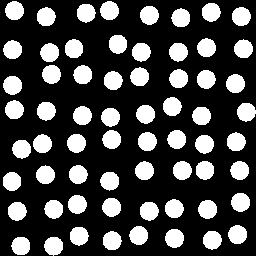
#> input picture resources/patterns/existing/03_round_spots.png, 256 x 256 px; its folder holds only this picture in this run
$ python pattern_similarity.py ../resources/patterns/existing
#> lines starting #> are read from the running program, lines starting #| are printed output that depends on the picture; after the words box and inside, x2 and y2 are one past the last pixel; in counts of white or black regions, pixels touching at a corner belong together
### tools/tile_seam_check.py
#!/usr/bin/env python3
"""BD-1034: does a pattern tile really repeat without a visible seam? Do not trust the generator.

  python tools/tile_seam_check.py resources/patterns/candidates
  python tools/tile_seam_check.py resources/patterns/candidates --repair resources/patterns/candidates-fixed \
        --fail-sheet fails.png --json seams.json

1. SEAM NUMBERS (per tile, per direction, after a threshold to pure black and white). Put the tile next
   to a copy of itself: the last column then touches the first column (and the bottom row the top row).
   EDGE test: pixels that differ across that wrap line, divided by the pixels that differ across the
   roughest ordinary pair of neighbouring columns (rows) inside the tile; (x + 0.01) on both sides so
   a blank tile gives 1. Stripes have full-height edges every few pixels, so a wrap that lands on a
   stripe edge is fine (ratio 1); a dot or blob cut in two is not (ratio 3 and up).
   CONTEXT test: the strip that crosses the seam (W/2 columns from each side, W = width/4) is matched
   against every other strip of the tile; ordinary strips get the same treatment; ratio = best match
   over the median ordinary best match. Catches what one column cannot: a stripe that comes out too
   wide, a pattern that repeats with the wrong spacing.
   Reported as H (left/right) and V (top/bottom) = the worse of the edge ratio and the context ratio
   divided by 2 (the details are kept in the json: edge_H, ctx_H ...). 1.0 = the seam looks like any
   other place in the tile. PASS when both H and V are at most THRESHOLD (1.25).
   CROP SHIFT: cutting a sheet can leave one or two stray pixels at an edge. The test is repeated after
   trimming 0 to 2 pixels off each side and the best trim is reported ("H0.9@1,2" = ratio 0.9 after
   removing 1 px left and 2 px right). A tile that only passes after a trim is PASS-SHIFT (fixable).
   Everything else is FAIL.
2. PICTURE TEST (--fail-sheet): a 3 x 3 repeat of every FAILED tile with the wrap lines drawn faintly,
   on one sheet with a letter and number ruler (tools/label_grid_sheet.py), so a person can see the seam.
3. REPAIR (--repair OUTDIR): for PASS-SHIFT and FAIL tiles it tries, in this order of trust: trim the
   stray pixels; crop to the largest window that repeats cleanly (period crop); mirror the tile 2 x 2
   (always seamless, twice as big, flips the shapes, so directional patterns change); last resort slide
   by half a tile and cross-fade the new centre (blend, can crumble shapes). The first method whose result
   still looks like the same kind of pattern wins; a result that adds or removes more than about a third
   of the outline is rejected. The repaired copy is written to OUTDIR with the same name (the original is
   never touched), the test is run on it again, and two numbers say how close it still is to the original:
   "kind" (same size of shapes and amount of ink, 0..1) and "layout" (shapes in the same places, -1..1).
   Words: SAME (kind 0.90+ and layout 0.70+), SAME-KIND (new layout) (kind 0.90+, shapes moved: mirror and
   blend always do that), SIMILAR (kind 0.75+), CHANGED. --repair-sheet shows before | after, judge by eye.
WHAT THIS CANNOT SEE: how the tile lands on the dino's UV islands. A perfect tile still shows seams where
two UV islands meet; that is checked in Studio (BD-1034 part 2).
Needs Pillow and numpy only.
"""
from __future__ import annotations

import argparse
import json
import os
import sys
from typing import Dict, List, Optional, Tuple

import numpy as np
from PIL import Image, ImageDraw, ImageFont

THRESHOLD = 1.25
CTX_SCALE = 2.0  # a context ratio of THRESHOLD * CTX_SCALE counts as much as an edge ratio of THRESHOLD
EPS = 0.01
MAX_SHIFT = 2


# --------------------------------------------------------------------------------------------
# edge test and context test (horizontal direction; the vertical one is the same on the turned tile)


def _ratio(wrap: float, inner: float) -> float:
    return (wrap + EPS) / (inner + EPS)


def edge_ratio_x(t: np.ndarray) -> float:
    """Left/right wrap: mismatch of the last column against the first, over the mismatch of the roughest
    ordinary pair of neighbouring columns inside the tile. 1.0 or less = the wrap line is no rougher than
    any line the tile has anyway (stripes have a full-height edge every few pixels, so the wrap may too)."""
    a = t.astype(np.int8)
    inner = float(np.abs(np.diff(a, axis=1)).mean(axis=0).max())
    wrap = float(np.abs(a[:, 0] - a[:, -1]).mean())
    return _ratio(wrap, inner)


def context_ratio_x(t: np.ndarray) -> float:
    """Left/right wrap, looking further than one column. The strip that crosses the seam (the right
    W/2 columns followed by the left W/2 columns, W = 1/4 of the width) is compared with every other
    strip of the tile that does not overlap it; the best match is its distance d. Every ordinary strip
    gets the same treatment; ratio = d over the median ordinary distance. A tile that repeats has a
    crossing strip that matches somewhere (stripes, dots, bricks); a stripe that comes out too wide
    or a dot cut in two does not. Catches what the one-column test cannot see."""
    n = t.shape[1]
    w = max(8, (n // 4) // 2 * 2)
    if n < 3 * w:
        return 1.0
    f = t.astype(np.float32)
    strips = np.stack([f[:, p:p + w].ravel() for p in range(n - w + 1)])
    size = strips.shape[1]
    mism = (strips @ (1 - strips).T + (1 - strips) @ strips.T) / size
    pos = np.arange(n - w + 1)
    mism[np.abs(pos[:, None] - pos[None, :]) < w] = np.inf
    base = float(np.median(mism.min(axis=1)))
    cross = np.hstack([f[:, n - w // 2:], f[:, :w // 2]]).ravel()
    ok = (pos >= w // 2) & (pos + w <= n - w // 2)
    d = float(((cross @ (1 - strips[ok]).T + (1 - cross) @ strips[ok].T) / size).min())
    return _ratio(d, base)


def seam_x(t: np.ndarray, context: bool = True) -> Tuple[float, float, float]:
    """(combined, edge, context): combined is the worse of the edge ratio and the context ratio / CTX_SCALE.
    context=False (edge test only) is for mirror tiles, which are seamless by construction: their wrap line is
    a mirror line, which the strip matching would wrongly read as a seam (the two mirror lines differ)."""
    e = edge_ratio_x(t)
    c = context_ratio_x(t) if context else 1.0
    return max(e, c / CTX_SCALE), e, c


def edge_ratios(t: np.ndarray) -> Tuple[float, float]:
    """(H, V) combined ratio for a bool tile exactly as given (no trim)."""
    return seam_x(t)[0], seam_x(t.T)[0]


def _best_trim(t: np.ndarray, max_shift: int, context: bool = True) -> Tuple[float, Tuple[int, int]]:
    """Best combined ratio over trims of 0..max_shift pixels off the left and right (cheap edge test first,
    the context test only where the edge test already passes)."""
    n = t.shape[1]
    best = (seam_x(t, context)[0], (0, 0))
    for p in range(max_shift + 1):
        for q in range(max_shift + 1):
            if (p, q) == (0, 0) or n - p - q < 16:
                continue
            sub = t[:, p:n - q]
            if edge_ratio_x(sub) > best[0] and edge_ratio_x(sub) > THRESHOLD:
                continue
            c = seam_x(sub, context)[0]
            if c < best[0] - 1e-9:
                best = (c, (p, q))
    return best


def analyze(tile: np.ndarray, threshold: float = THRESHOLD, max_shift: int = MAX_SHIFT, context: bool = True) -> Dict:
    """Seam numbers for one tile (bool array, True = white). H = left/right, V = top/bottom."""
    h0, eh, ch = seam_x(tile, context)
    v0, ev, cv = seam_x(tile.T, context)
    best_h = _best_trim(tile, max_shift, context) if max_shift else (h0, (0, 0))
    best_v = _best_trim(tile.T, max_shift, context) if max_shift else (v0, (0, 0))
    ok0 = h0 <= threshold and v0 <= threshold
    ok_shift = best_h[0] <= threshold and best_v[0] <= threshold
    status = "PASS" if ok0 else ("PASS-SHIFT" if ok_shift else "FAIL")
    return {
        "H": round(h0, 2), "V": round(v0, 2),
        "edge_H": round(eh, 2), "edge_V": round(ev, 2), "ctx_H": round(ch, 2), "ctx_V": round(cv, 2),
        "H_best": round(best_h[0], 2), "H_trim": best_h[1],
        "V_best": round(best_v[0], 2), "V_trim": best_v[1],
        "status": status,
    }


def label(a: Dict) -> str:
    """Short text for a contact sheet: 'H0.9 V1.1 PASS'."""
    return "H%.1f V%.1f %s" % (a["H"], a["V"], a["status"])


# --------------------------------------------------------------------------------------------
# helpers shared with the repair step


def to_bool(img: Image.Image) -> np.ndarray:
    return np.array(img.convert("L")) >= 128


def resize_bool(t: np.ndarray, n: int) -> np.ndarray:
    im = Image.fromarray(t.astype(np.uint8) * 255).resize((n, n), Image.LANCZOS)
    return np.array(im) >= 128


def _small(t: np.ndarray, n: int = 16) -> np.ndarray:
    im = Image.fromarray(t.astype(np.uint8) * 255).resize((n, n), Image.BOX)
    return np.array(im).astype(np.float32) / 255.0


# [41 lines left out: functions layout_alike, _radial, texture_alike, look_word, not called in this run]


# --------------------------------------------------------------------------------------------
# repair


def _trim(t: np.ndarray, a: Dict) -> np.ndarray:
    (hp, hq), (vp, vq) = a["H_trim"], a["V_trim"]
    return t[vp:t.shape[0] - vq, hp:t.shape[1] - hq]


# [29 lines left out: functions _period_crop, _blend, not called in this run]


def _mirror(t: np.ndarray) -> np.ndarray:
    top = np.hstack([t, np.fliplr(t)])
    return np.vstack([top, np.flipud(top)])


# [197 lines left out: functions edge_density, repair, _font, preview3, fail_sheet, repair_sheet and 2 more, not called in this run]


# [2 lines that do not run on import are left out]

### tools/pattern_similarity.py
#!/usr/bin/env python3
"""BD-1034: how different are the pattern tiles, at the size a player really sees?

Reads folders of square black-and-white tiles (white = colour 2, black = colour 1, as the dino pattern
masks define it), shrinks them to 16 x 16 and 32 x 32, also tiles each 3 x 3 and shrinks that, and
compares every pair. A pair is "the same" when one tile, turned or flipped (8 ways) and slid
sideways (tiles repeat, so a slide does not make a new pattern), looks like the other.

  python tools/pattern_similarity.py resources/patterns/candidates --fixed resources/patterns/candidates-fixed       --existing resources/patterns/existing --threshold 0.75 --sheet contact.png --expect-cluster a-A2,a-D3,a-D4

What it prints
  * one row per tile: white share, how grey it gets at 16 px, how busy it is, nearest other tile, similarity to
    it, distinctiveness (0 to 100, higher = more different), seam numbers (tools/tile_seam_check.py) and flags.
  * pairs above the threshold (near-duplicates) and the clusters they form, and the same-look-at-another-size
    pairs ("scale": tile A packed 2 or 3 times denser looks like tile B; size is a free setting on the dino,
    so dots that only differ in size count as one idea).
  * with --select: a greedy shortlist (best first) of tiles that are clean (no flag, seam PASS) and different
    from everything already picked (pair by pair, not by chain), existing patterns first.
  * --owner-groups FILE: tiles the owner says look alike (resources/patterns/owner-groups.json). The machine
    numbers are printed first, then the owner's groups are applied: the owner wins, one tile per group.
  * --expect-cluster A,B,C: checks that the named tiles land in ONE cluster (the owner looked at the first sheet
    and said a-A2, a-D3 and a-D4 look alike; the tool has to agree).
  * --fixed DIR: a tile that has a same-named file there (from tile_seam_check --repair) is used instead.
Flags: EMPTY/FULL (almost one colour, vanishes small), GREY (turns to grey mush at 16 px),
BUSY (as busy as random noise at 16 px), SEAM (does not repeat cleanly: not PASS in the seam test),
BLEND-FIX (the seam was only fixed by the cross-fade, which can crumble shapes; needs a better source tile).
Tile names are sheet letter + column letter + row number: a-D3 = first sheet, column D, row 3.
Needs Pillow and numpy only. Exit code 0 always (it is a report, not a gate).
"""
from __future__ import annotations

import argparse
import json
import os
import sys
from typing import Dict, List, Optional, Tuple

import numpy as np
from PIL import Image, ImageDraw, ImageFont

sys.path.insert(0, os.path.dirname(os.path.abspath(__file__)))
import tile_seam_check as tsc  # noqa: E402

SMALL = 16
MEDIUM = 32
BASE = 96  # working size before the final shrink (divisible by 2, 3, 16, 32)

# ---------------------------------------------------------------------------------------------
# loading and resampling


def load_tile(path: str) -> np.ndarray:
    """Square bool array, True = white. Anything not square is centre-cropped to a square."""
    im = Image.open(path).convert("L")
    w, h = im.size
    if w != h:
        s = min(w, h)
        im = im.crop(((w - s) // 2, (h - s) // 2, (w - s) // 2 + s, (h - s) // 2 + s))
    return np.array(im) >= 128


def load_folder(folder: str) -> List[Tuple[str, np.ndarray]]:
    out = []
    for name in sorted(os.listdir(folder)):
        if name.lower().endswith(".png"):
            out.append((os.path.splitext(name)[0], load_tile(os.path.join(folder, name))))
    return out


def shrink(arr: np.ndarray, n: int) -> np.ndarray:
    """Area-average a bool/float array to n x n floats in 0..1 (what a small render would show)."""
    img = Image.fromarray((arr.astype(np.float32) * 255).astype(np.uint8))
    return np.array(img.resize((n, n), Image.BOX)).astype(np.float32) / 255.0


def tiled(arr: np.ndarray, k: int) -> np.ndarray:
    return np.tile(arr, (k, k))


# [7 lines left out: function d4, not called in this run]


FEEL_SCALE = 1.4  # distance in "feel" units that counts as completely different (distance 0.35 = look-alike 0.75)


def _feel(s: np.ndarray) -> np.ndarray:
    """What a tile feels like at 32 px, wherever its shapes sit and however they are turned: how much ink,
    how much contrast is left, how busy, and how the detail is spread over fine / medium / coarse sizes.
    Waves and a zig-zag, both fine two-colour lines, come out nearly the same; dots and bands do not."""
    n = s.shape[0]
    f = np.abs(np.fft.fft2(s - s.mean())) ** 2
    yy, xx = np.indices(f.shape)
    r = np.sqrt(np.minimum(xx, n - xx) ** 2 + np.minimum(yy, n - yy) ** 2)
    edges = [0.5, 2, 4, 7, 11, 17]
    bins = np.array([f[(r >= a) & (r < b)].sum() for a, b in zip(edges[:-1], edges[1:])])
    prof = bins / (bins.sum() + 1e-9)
    b = s >= 0.5
    busy = ((b != np.roll(b, 1, 0)).mean() + (b != np.roll(b, 1, 1)).mean()) / 2
    return np.concatenate([[s.mean(), s.std() * 1.5, busy], prof])


class Features:
    """Everything the comparison needs for one tile, computed once."""

    def __init__(self, name: str, tile: np.ndarray, existing: bool = False, fixed: Optional[str] = None, raw_status: str = "", basis: Optional[np.ndarray] = None):
        self.name = name
        self.existing = existing
        self.fixed = fixed  # True when this is a repaired copy
        self.raw_status = raw_status
        self.tile = tile  # what is shown and seam-tested
        # A mirror repair is twice as big with every shape half the size; judge looks (shape, feel, grey, busy) on the
        # original tile so the repair does not count as a different, finer pattern. `basis` is that original.
        look = basis if basis is not None else tile
        base = shrink(look, BASE)
        self.base = base
        self.s16 = shrink(look, SMALL)
        self.s32 = shrink(look, MEDIUM)
        self.t3 = shrink(tiled(base, 3), 3 * SMALL)  # 3 x 3 tiling, 16 px per tile
        self.dense = {k: shrink(tiled(base, k), MEDIUM) for k in (2, 3)}
        self.white = float(look.mean())
        self.seam = None if existing else tsc.analyze(tile, context=(fixed != "mirror"))  # mirror tiles: edge test only
        b16 = self.s16 >= 0.5
        self.white16 = float(b16.mean())
        self.grey16 = float(((self.s16 > 0.25) & (self.s16 < 0.75)).mean())
        # busyness: share of neighbouring pixel pairs (wrapping, since tiles repeat) that differ
        self.busy16 = float(((b16 != np.roll(b16, 1, 0)).mean() + (b16 != np.roll(b16, 1, 1)).mean()) / 2)
        self.feel = _feel(self.s32)
        self.flags: List[str] = []
        self._ffts: Dict[Tuple[str, int], np.ndarray] = {}

    # [11 lines left out: function variants_fft, not called in this run]


# ---------------------------------------------------------------------------------------------
# per-tile checks (the seam test itself lives in tile_seam_check.py)


def tile_flags(f: Features) -> List[str]:
    out = []
    minority = min(f.white, 1 - f.white)
    minority16 = min(f.white16, 1 - f.white16)
    if minority < 0.08 or minority16 < 0.05:
        out.append("EMPTY" if f.white < 0.5 else "FULL")
    if f.grey16 > 0.45:
        out.append("GREY")
    if f.busy16 > 0.45:
        out.append("BUSY")
    if f.seam is not None and f.seam["status"] != "PASS":
        out.append("SEAM")
    if f.fixed == "blend":  # the cross-fade repair crumbles shapes: look at it by eye before trusting it
        out.append("BLEND-FIX")
    return out


# ---------------------------------------------------------------------------------------------
# similarity


# [53 lines left out: functions _best, _best_arr, pair_scores, compare_all, not called in this run]


def build(folders: List[str], existing_folders: List[str], fixed_folders: Optional[List[str]] = None) -> List[Features]:
    feats = []
    for folder in existing_folders:
        for name, t in load_folder(folder):
            feats.append(Features("E:" + name, t, existing=True))
    fixed, methods = {}, {}
    for folder in fixed_folders or []:
        for name, t in load_folder(folder):
            fixed[name] = t
        rp = os.path.join(folder, "repairs.json")
        if os.path.exists(rp):
            with open(rp) as fh:
                methods.update({k: v["method"] for k, v in json.load(fh).items()})
    for folder in folders:
        for name, t in load_folder(folder):
#> in load_tile, im is the input picture: PIL image 256x256 L; 27.5% white; 64 white regions, largest, box (x1, y1, x2, y2) and area: (3, 76, 22, 95) 286, (138, 132, 157, 151) 286, (231, 193, 250, 212) 286
            if name in fixed:
                m = methods.get(name, "repaired")
                feats.append(Features(name, fixed[name], fixed=m, raw_status=tsc.analyze(t)["status"], basis=t if m == "mirror" else None))
            else:
                feats.append(Features(name, t))
#> in __init__, `self.name = name`: self.name = '03_round_spots'
#> call 2 of tiled, with k = 2
#> in tiled (call 2), `return np.tile(arr, (k, k))`:
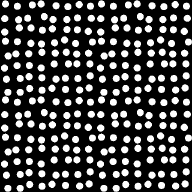
#> returned value: shape (192, 192) float32; min 0, max 1, mean 0.275
#> in shrink (call 6), `return np.array(img.resize((n, n), Image.BOX)).astype(np.float32) / 25..`:
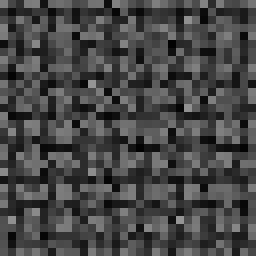
#> returned value: shape (32, 32) float32 (shown 8 times larger); min 0.00784, max 0.584, mean 0.275
#> in __init__, `self.dense = {k: shrink(tiled(base, k), MEDIUM) for k in (2, 3)}`: self.dense = 2 items
#> in __init__, `self.white = float(look.mean())`: self.white = 0.275
#> in edge_ratio_x, `inner = float(np.abs(np.diff(a, axis=1)).mean(axis=0).max())`: inner = 0.0977
#> in edge_ratio_x, `wrap = float(np.abs(a[:, 0] - a[:, -1]).mean())`: wrap = 0.0156
#> in seam_x, `e = edge_ratio_x(t)`: e = 0.238
#> in context_ratio_x, `mism[np.abs(pos[:, None] - pos[None, :]) < w] = np.inf`:
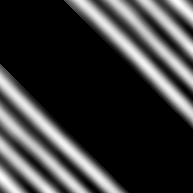
#> mism: shape (193, 193) float32; 54.98% of the values are NaN or infinite; the others: min 0.196, max 0.455, mean 0.327; drawn with min black, max white, NaN and infinite black
#> in context_ratio_x, `base = float(np.median(mism.min(axis=1)))`: base = 0.21
#> in context_ratio_x, `cross = np.hstack([f[:, n - w // 2:], f[:, :w // 2]]).ravel()`: cross = 16384 values, max 1 at index 108, min 0 at index 0, mean 0.275
#> in context_ratio_x, `d = float(((cross @ (1 - strips[ok]).T + (1 - cross) @ strips[ok].T) /..`: d = 0.21
#> in seam_x, `c = context_ratio_x(t) if context else 1.0`: c = 1
#> in analyze, `h0, eh, ch = seam_x(tile, context)`: h0 = 0.5; eh = 0.238; ch = 1
#> in context_ratio_x (call 2), `mism[np.abs(pos[:, None] - pos[None, :]) < w] = np.inf`:
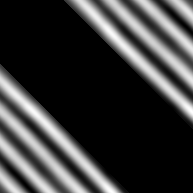
#> mism: shape (193, 193) float32; 54.98% of the values are NaN or infinite; the others: min 0.201, max 0.457, mean 0.329; drawn with min black, max white, NaN and infinite black
#> in context_ratio_x (call 2), `base = float(np.median(mism.min(axis=1)))`: base = 0.216
#> in context_ratio_x (call 2), `cross = np.hstack([f[:, n - w // 2:], f[:, :w // 2]]).ravel()`: cross = 16384 values, max 1 at index 360, min 0 at index 0, mean 0.275
#> in context_ratio_x (call 2), `d = float(((cross @ (1 - strips[ok]).T + (1 - cross) @ strips[ok].T) /..`: d = 0.225
#> in analyze, `v0, ev, cv = seam_x(tile.T, context)`: v0 = 0.519; ev = 0.12; cv = 1.04
#> in _best_trim, `best = (seam_x(t, context)[0], (0, 0))`: best = (0.5, (0, 0))
#> after the loop in _best_trim, `for p in range(max_shift + 1):`:
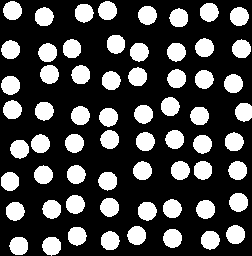
#> sub: shape (256, 252) bool; 27.9% white; 64 white regions, largest, box (x1, y1, x2, y2) and area: (1, 76, 20, 95) 286, (136, 132, 155, 151) 286, (229, 193, 248, 212) 286
#> the loop in _best_trim (call 2), `for p in range(max_shift + 1):` made 3 passes
#> pass 1, in edge_ratio_x (call 26), `a = t.astype(np.int8)`:
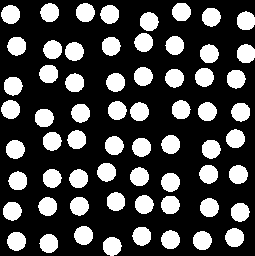
#> a: shape (256, 255) int8; values 0 (black) and 1 (white), 27.6% white; 64 white regions, largest, box (x1, y1, x2, y2) and area: (76, 3, 95, 22) 286, (132, 138, 151, 157) 286, (229, 165, 248, 184) 286
#> pass 1, in edge_ratio_x (call 27), `a = t.astype(np.int8)`:
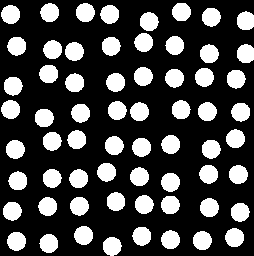
#> a: shape (256, 254) int8; values 0 (black) and 1 (white), 27.7% white; 64 white regions, largest, box (x1, y1, x2, y2) and area: (76, 3, 95, 22) 286, (132, 138, 151, 157) 286, (229, 165, 248, 184) 286
#> in analyze, `best_v = _best_trim(tile.T, max_shift, context) if max_shift else (v0,..`: best_v = (0.519, (0, 0))
#> (the rest of the program and of its run is left out)
